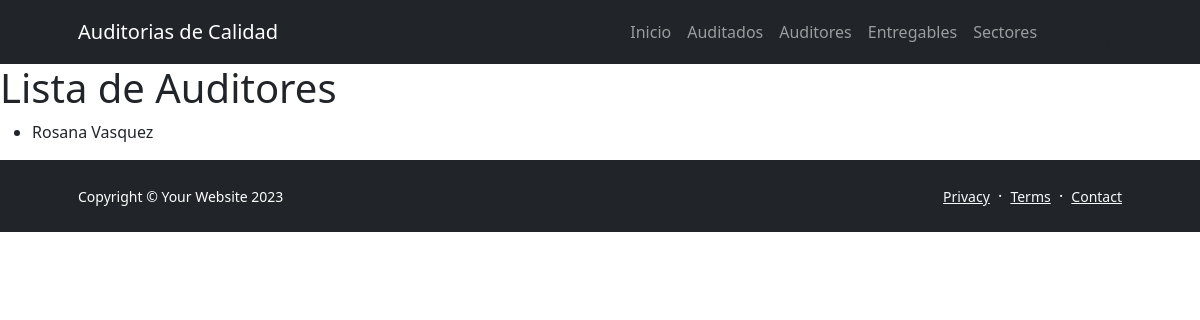
Before: /AppAuditoria/auditores/ with the older database file.
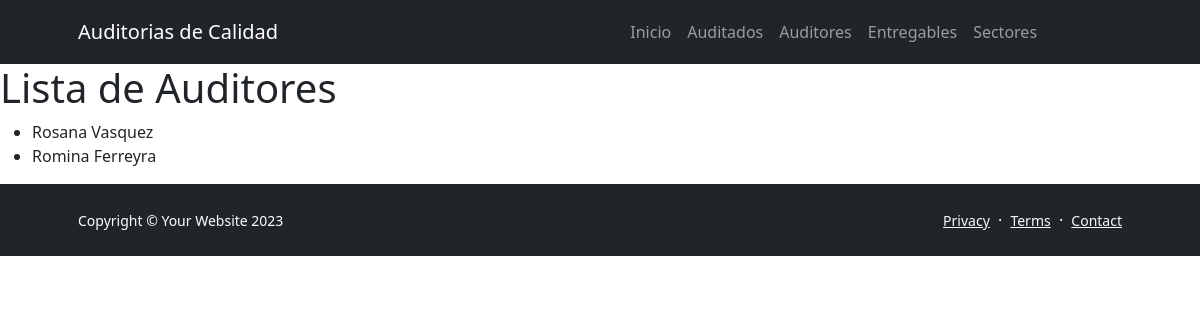
After: the same page with the newer database file.
### AppAuditoria/models.py (models this page shows, shortened)
class Auditor(models.Model):
    nombre = models.CharField(max_length=100)
    apellido = models.CharField(max_length=100)
    email = models.EmailField()

### AppAuditoria/views.py (the view)
# urls.py: path('auditores/', views.listar_auditores, name='lista_auditores'),
def listar_auditores(request):
    auditores = Auditor.objects.all()
    return render(request, 'appauditoria/lista_auditores.html', {'auditores': auditores})

### AppAuditoria/templates/AppAuditoria/lista_auditores.html (shortened to what this page needs)
<!DOCTYPE html>
{% extends 'AppAuditoria/base.html' %}
{% load static %}
{% block section1 %}
<html>
<head>
</head>
<body>
    <h1>Lista de Auditores</h1>
    <ul>
        {% for auditor in auditores %}
            <li>{{ auditor.nombre }} {{ auditor.apellido }}</li>
        {% endfor %}
    </ul>
</body>
</html>
{% endblock %}

### AppAuditoria/templates/AppAuditoria/base.html (shortened to what this page needs)
<!DOCTYPE html>
{% load static %}
<html lang="en">
    <head>
        <link href="https://cdn.jsdelivr.net/npm/bootstrap-icons@1.5.0/font/bootstrap-icons.css" rel="stylesheet" />
        <link href="{% static 'AppAuditoria/css/styles.css' %}" rel="stylesheet" />
    </head>
    <body class="d-flex flex-column h-100">
        <main class="flex-shrink-0">
            <nav class="navbar navbar-expand-lg navbar-dark bg-dark">
                <div class="container px-5">
                    <a class="navbar-brand" href="index.html">Auditorias de Calidad </a>
                    <div class="collapse navbar-collapse" id="navbarSupportedContent">
                        <ul class="navbar-nav ms-auto mb-2 mb-lg-0">
                            <li class="nav-item"><a class="nav-link" href="{% url 'pagina_de_inicio' %}">Inicio</a></li>
                            <li class="nav-item"><a class="nav-link" href="{% url 'lista_auditados' %}">Auditados</a></li>
                            <li class="nav-item"><a class="nav-link" href="{% url 'lista_auditores' %}">Auditores</a></li>
                            <li class="nav-item"><a class="nav-link" href="{% url 'lista_entregables' %}">Entregables</a></li>
                            <li class="nav-item"><a class="nav-link" href="{% url 'lista_sectores' %}">Sectores</a></li>
                            </ul>
                            <li class="nav-item dropdown">
                                <a class="nav-link dropdown-toggle" id="navbarDropdownPortfolio" href="#" role="button" data-bs-toggle="dropdown" aria-expanded="false">Portfolio</a>
                            </li>
                    </div>
                </div>
            </nav>
            {% block section1 %}
            {% endblock %}
        <footer class="bg-dark py-4 mt-auto">
            <div class="container px-5">
                <div class="row align-items-center justify-content-between flex-column flex-sm-row">
                    <div class="col-auto"><div class="small m-0 text-white">Copyright &copy; Your Website 2023</div></div>
                    <div class="col-auto">
                        <a class="link-light small" href="#!">Privacy</a>
                        <span class="text-white mx-1">&middot;</span>
                        <a class="link-light small" href="#!">Terms</a>
                        <span class="text-white mx-1">&middot;</span>
                        <a class="link-light small" href="#!">Contact</a>
                    </div>
                </div>
            </div>
        </footer>
    </body>
</html>

Changed rows visible on the page:
added Auditor: nombre "Romina", apellido "Ferreyra"
